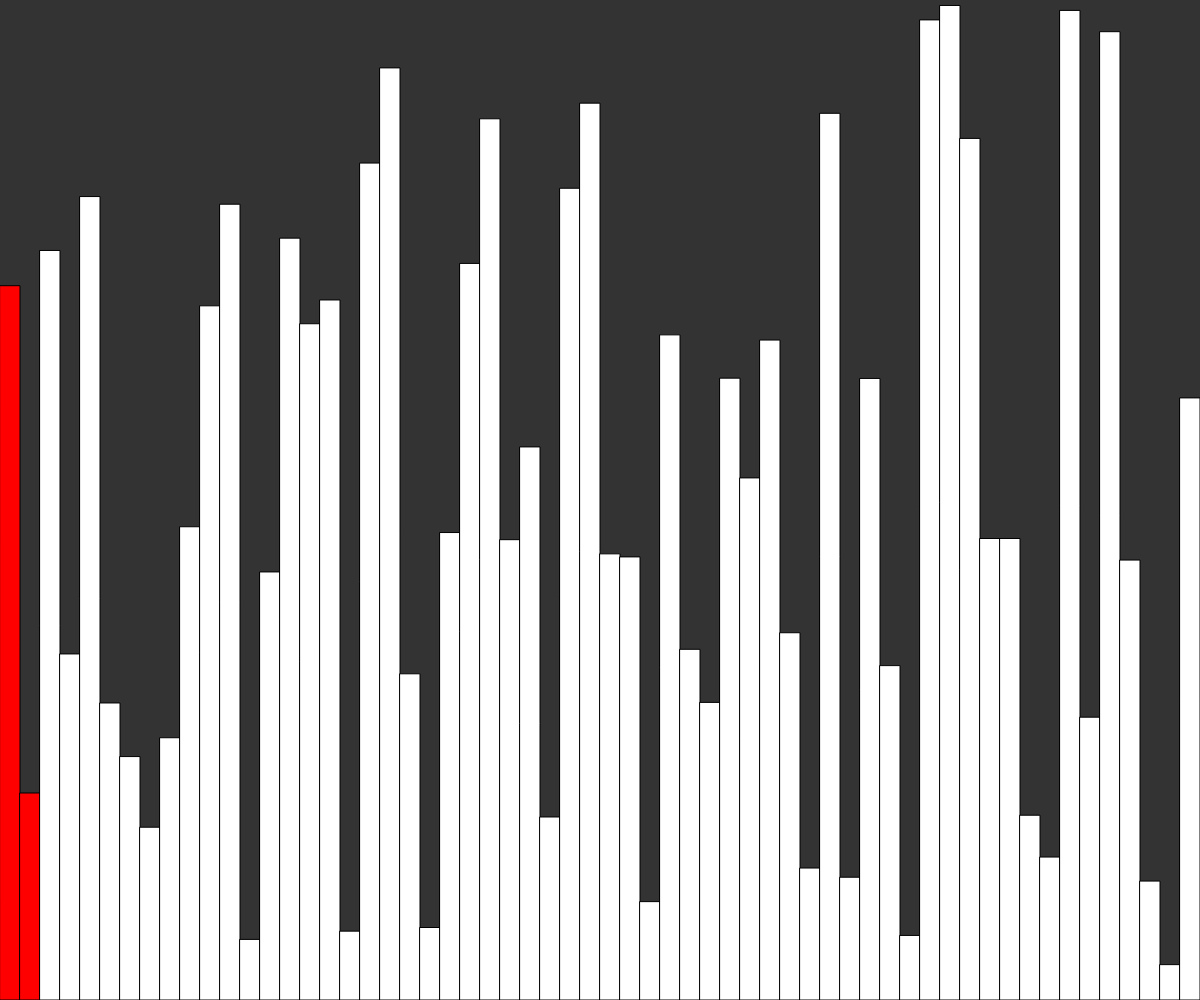
Frame 1 (no input)
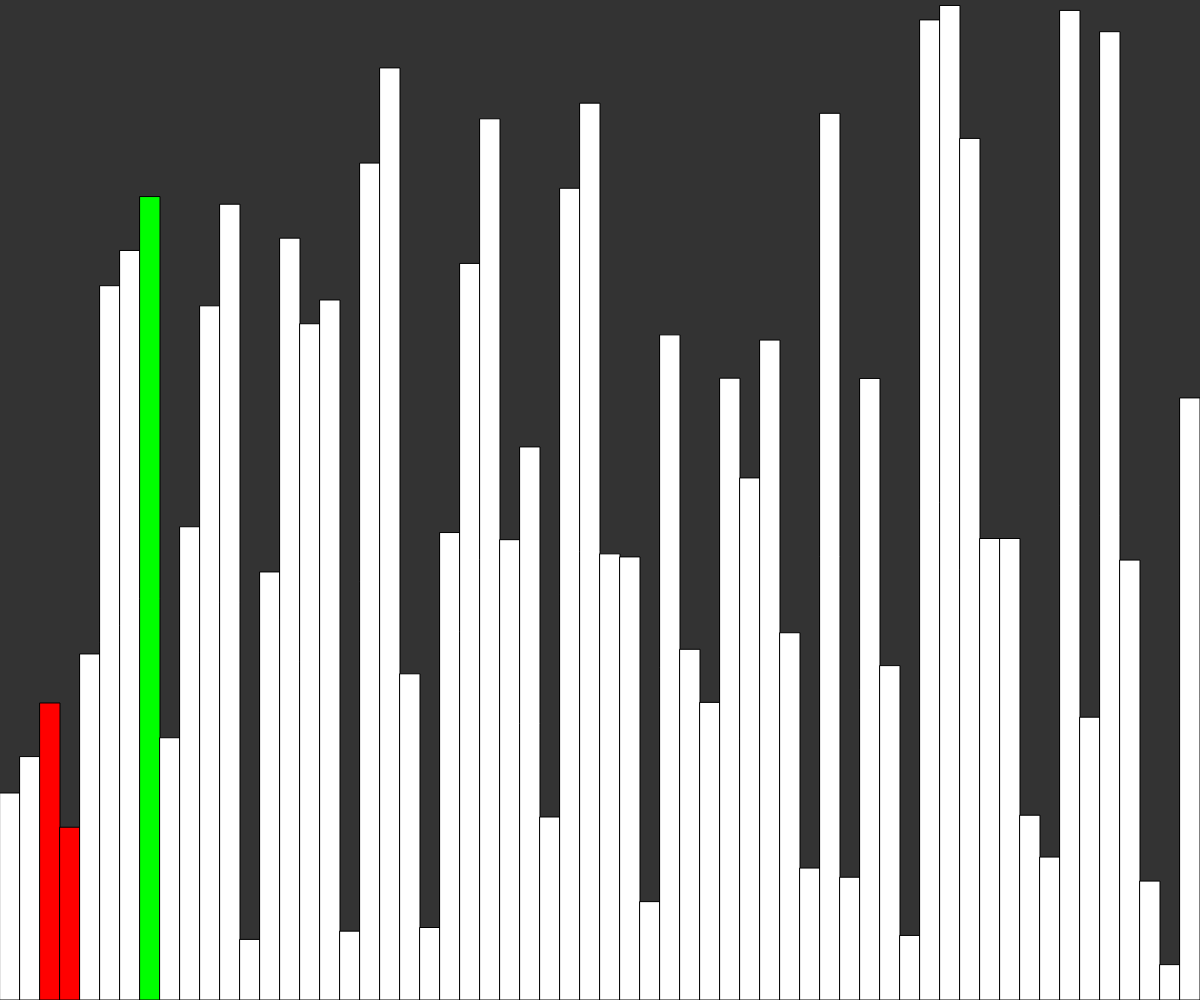
Frame 60 (no input)
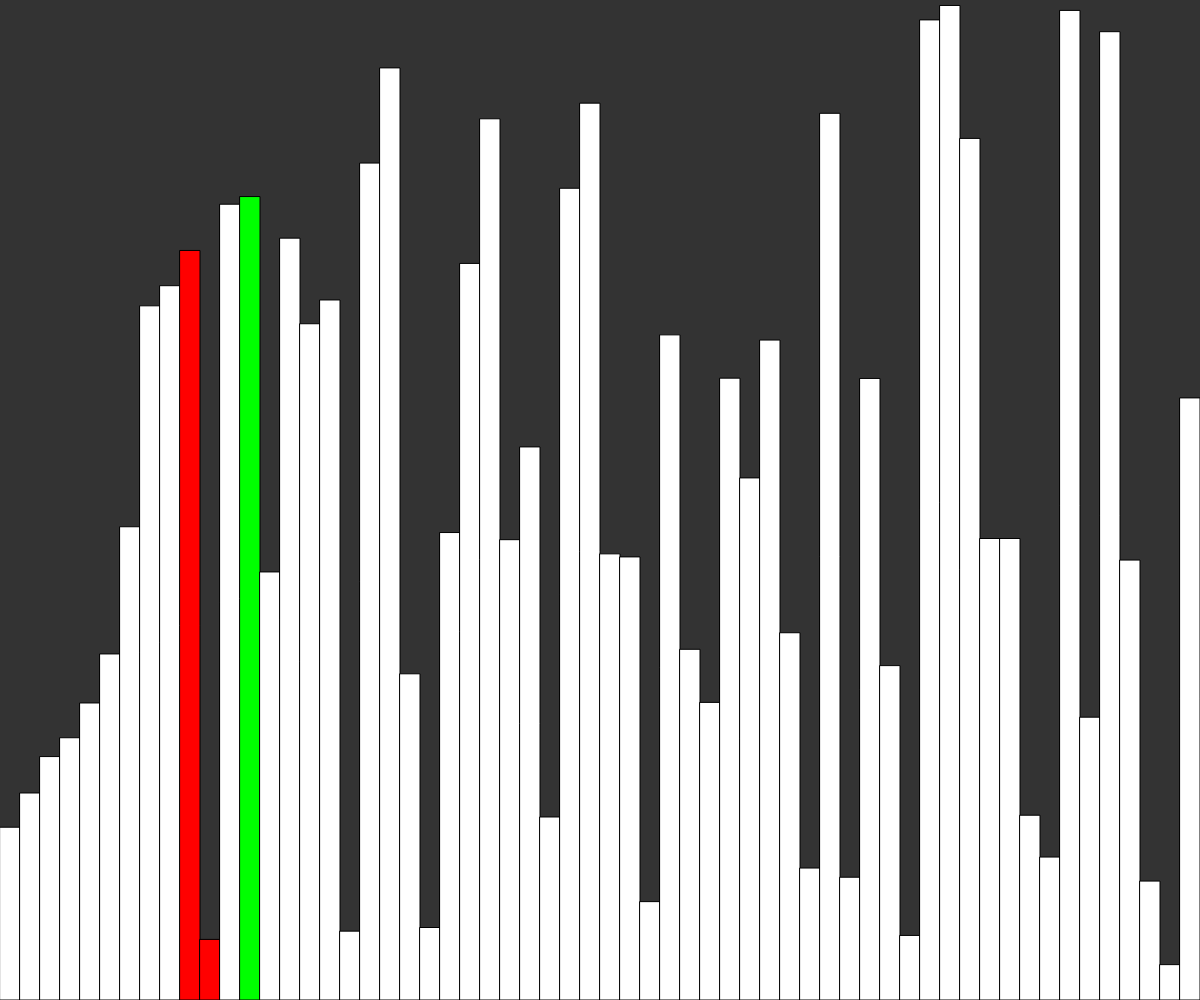
Frame 120 (the mouse pressed at the canvas centre since frame 60)

The p5.js sketch that drew these frames (run headless with seeded random() and noise() and a simulated clock; from frame 60 on, the mouse is pressed at the canvas centre):

// p5.js sketch
// ── sketch.js
let values = [];
let w = 20;

let states = [];

function setup() {
  createCanvas(windowWidth, windowHeight);
  values = new Array(floor(width / w));
  states = new Array(floor(width / w));
   for (var i = 0; i < values.length; i++) {
    values[i] = random(height);
    states[i] = -1;
  }
  
  insertionSort();
}

async function swap(values,a,b){
  await sleep(81);
  var temp = values[a];
  values[a] = values[b];
  values[b] = temp;
}

async function insertionSort(){
   for(var i = 1; i < values.length; i++){
       var p = i - 1;
       states[i] = 1;
       while(p >= 0 && values[p] > values[p + 1]){
          states[p] = 0;
          states[p+1] = 0;
          await swap(values, p ,p + 1);
          states[p] = -1;
          states[p+1] = -1;
          states[i] = 1;
          p--;
          
       }
     
     for(var x = 0; x < values.length; x++){
        states[x] = -1; 
     }
   }
}

function draw() {
  background(51);
  
  
  for (var i = 0; i < values.length; i++) {
    stroke(0);
    
    if(states[i] == -1)
        fill(255);
    else if(states[i] == 0)
        fill(255,0,0);
    else
        fill(0,255,0);
    rect(i * w, height - values[i], w, values[i]);
  }
}

function sleep(ms) {
  return new Promise(resolve => setTimeout(resolve, ms));
}
